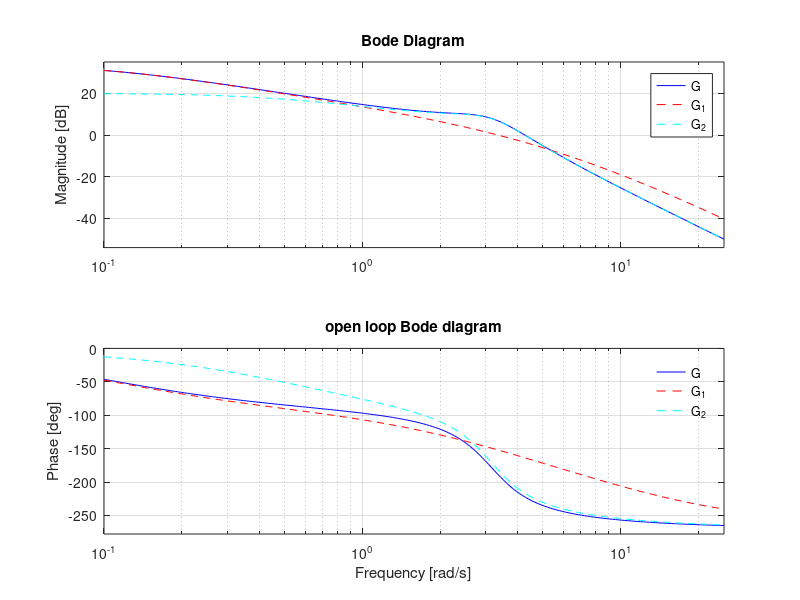
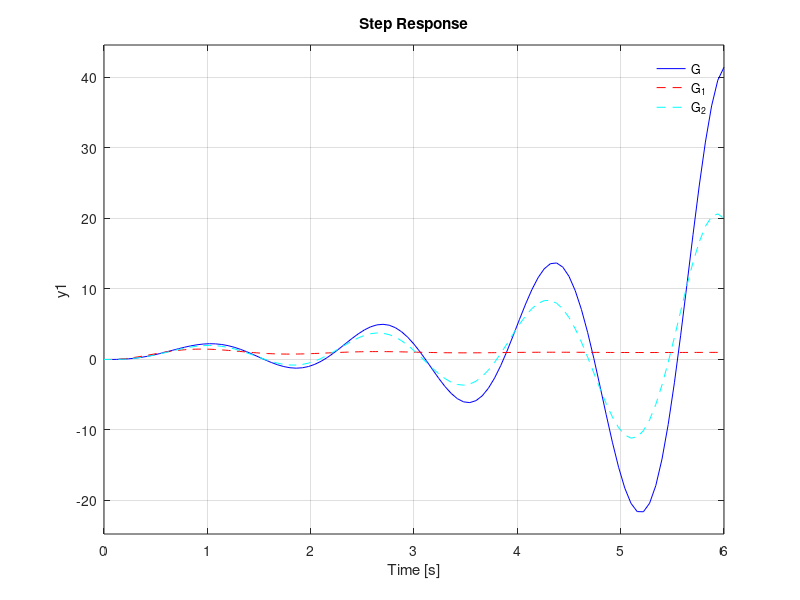

Write the MATLAB code that produced these figures, in order. (Note: this script raises an error after producing the figures.)
% This is the worked out example given in class: transfer functions are
% similar, but their closed loop responses are not.

close all; clear variables;
format compact

% G = \frac{50}{(10s + 1)} \frac{10}{s^2 + 2s + 10}
G = tf(50, [10, 1]) * tf(10, [1, 2, 10]);

% G_1 = \frac{50}{(10s + 1)} \frac{1}{(0.3s+1)} \frac{1}{(0.1s+1}
G_1 = tf(50, [10, 1]) * tf(1, [0.3, 1]) * tf(1, [0.1, 1]);

% G_2 = \frac{10}{(2s+1)} \frac{10}{(s^2 + 2s + 10)}
G_2 = tf(10, [2, 1]) * tf(10, [1, 2, 10]);

% controller
C = 0.01 * tf([10, 1], [0.1, 0]);

L     = G*C;
L_1   = G_1*C;
L_2   = G_2*C;
L_cl  = feedback(L, 1);
L_1cl = feedback(L_1, 1);
L_2cl = feedback(L_2, 1);

figure();
bode(G, "b", G_1, "r--", G_2, "c--", logspace(-1,1.4,201)); grid("on")
legend("G", "G_1", "G_2", "Location", "northeast"); legend("boxoff")
title("open loop Bode diagram"); % saveas(gcf, "bode_ol.png")
figure();
step(L_cl, "b", L_1cl, "r--", L_2cl, "c--", 6); grid("on")
legend("G", "G_1", "G_2", "Location", "northeast"); legend("boxoff"); grid("on")
ylimit()
title("closed loop step response"); % saveas(gcf, "step_cl.png")
figure();
bode(L_cl, "b", L_1cl, "r--", L_2cl, "c--", logspace(-1,1.4,201)); grid("on")
legend("G", "G_1", "G_2", "Location", "southwest"); legend("boxoff")
title("closed loop Bode diagram"); % saveas(gcf, "bode_cl.png")

figure();
step(G, G_1, G_2, 10); legend("G", "G_1", "G_2", "Location", "northwest"); legend("boxoff"); grid("on")
title("open loop step response")
figure();
nyquist(L, L_1, L_2); legend("L", "L_1", "L_2", "Location", "northwest"); legend("boxoff")
title("(open loop) Nyquist plot")
